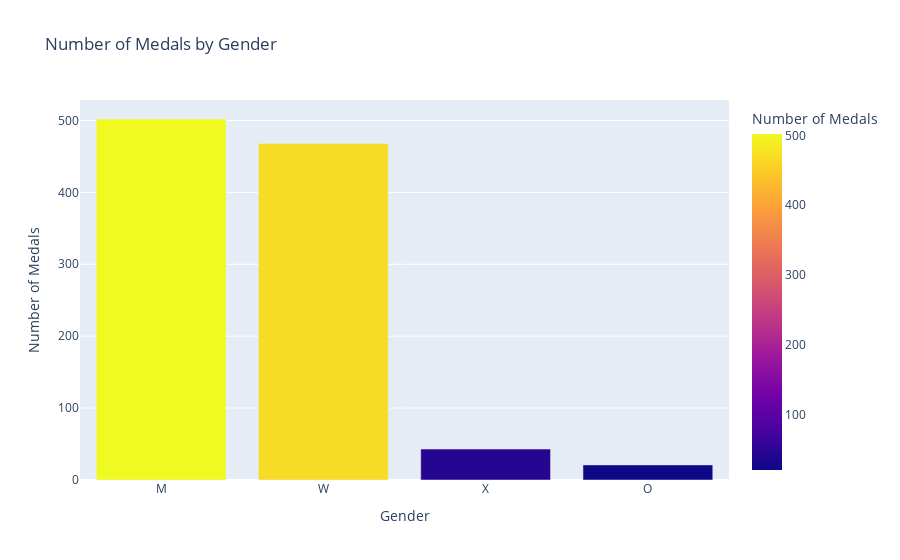

Notebook code for this chart:
### Code cell
fig = px.bar(medals_by_gender,
             x='Gender', y='Number of Medals',
             title='Number of Medals by Gender',
             color='Number of Medals')  

fig.update_layout(xaxis_title='Gender', yaxis_title='Number of Medals')
fig.show()

### Figure 1 — Plotly figure (JSON) as saved in the notebook; plotly's stock layout.template omitted (floating-point values rounded to 4 significant figures)
{"data": [{"alignmentgroup": "True", "hovertemplate": "Gender=%{x}<br>Number of Medals=%{marker.color}<extra></extra>", "legendgroup": "", "marker": {"color": [502, 468, 43, 21], "coloraxis": "coloraxis", "pattern": {"shape": ""}}, "name": "", "offsetgroup": "", "orientation": "v", "showlegend": false, "textposition": "auto", "type": "bar", "x": ["M", "W", "X", "O"], "xaxis": "x", "y": [502, 468, 43, 21], "yaxis": "y"}], "layout": {"autosize": true, "barmode": "relative", "coloraxis": {"colorbar": {"title": {"text": "Number of Medals"}}, "colorscale": [[0, "#0d0887"], [0.1111, "#46039f"], [0.2222, "#7201a8"], [0.3333, "#9c179e"], [0.4444, "#bd3786"], [0.5556, "#d8576b"], [0.6667, "#ed7953"], [0.7778, "#fb9f3a"], [0.8889, "#fdca26"], [1, "#f0f921"]]}, "legend": {"tracegroupgap": 0}, "title": {"text": "Number of Medals by Gender"}, "xaxis": {"anchor": "y", "autorange": true, "domain": [0, 1], "range": [-0.5, 3.5], "title": {"text": "Gender"}, "type": "category"}, "yaxis": {"anchor": "x", "autorange": true, "domain": [0, 1], "range": [0, 528.4], "title": {"text": "Number of Medals"}, "type": "linear"}}}
